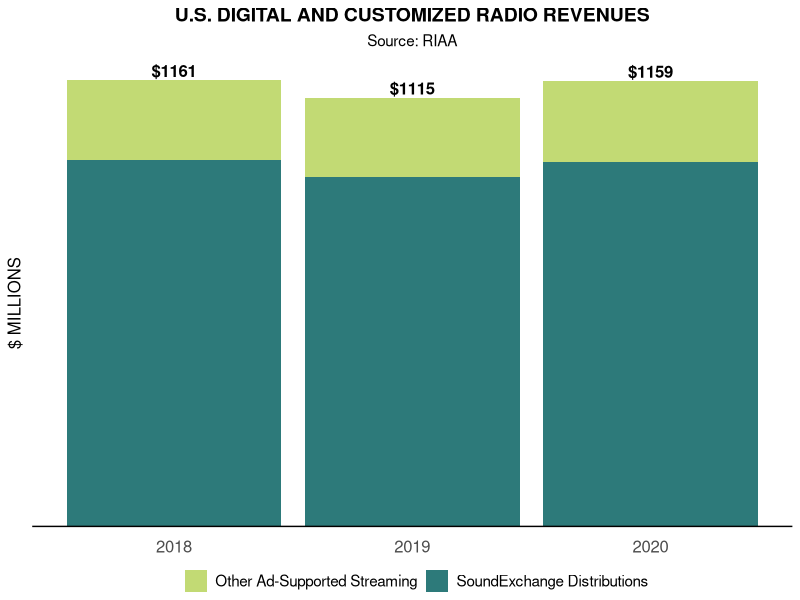

R code for this plot:
## ---- chunk 1
library(tidyverse)
options(dplyr.print_max = 1e9)
options(scipen = 100)
## ---- chunk 2
revenue_data <- read_csv("data/Revenue_Chart_Full_Data_data.csv")
## ---- chunk 3
revenue_annually = revenue_data %>%
                    select(`Year (copy)`, Format, `Value (Actual)`) %>%
                    rename(Year = `Year (copy)`,
                           Format = Format,
                           Value = `Value (Actual)`)
## ---- chunk 4
knitr::kable(head(revenue_annually))
## ---- chunk 5
revenue_annually = revenue_annually %>%
                  filter(Year >= 2018) %>%
                  arrange(Year)
## ---- chunk 6
knitr::kable(head(revenue_annually))
## ---- chunk 7
revenue_annually = revenue_annually %>%
                    group_by(Year) %>%
                    summarise(`Value (Yearly)` = sum(Value))
## ---- chunk 8
knitr::kable(revenue_annually)
## ---- chunk 9
streaming_revenue = revenue_data %>%
                      select(Year, Streaming = Format, Value = `Value (Actual)`) %>%
                      filter(Streaming %in% c("Paid Subscription",
                                           "On-Demand Streaming (Ad-Supported)",
                                           "Other Ad-Supported Streaming",
                                           "SoundExchange Distributions",
                                           "Limited Tier Paid Subscription"),
                                            Year == 2020) %>%
                      arrange(Streaming)
## ---- chunk 10
knitr::kable(head(streaming_revenue))
## ---- chunk 11
streaming_revenue = streaming_revenue %>%
                      group_by(Year)%>%
                      summarise(`Streaming Revenue` = sum(Value))
## ---- chunk 12
knitr::kable(streaming_revenue)
## ---- chunk 13
revenue_share = revenue_data %>%
                  select(Year, Format, Value= `Value (Actual)`) %>%
                  filter(Year == 2020) %>%
                  mutate(Category = case_when(
                    Format %in% c("Paid Subscription",
                                  "On-Demand Streaming (Ad-Supported)",
                                  "Other Ad-Supported Streaming",
                                  "SoundExchange Distributions",
                                  "Limited Tier Paid Subscription") ~ "Streaming",
                    Format %in% c("Synchronization") ~ "Synchronization",
                    Format %in% c("LP/EP", "CD") ~ "Physical",
                    Format %in% c("Download Album",
                                  "Download Single") ~ "Digital Downloads",
                    TRUE ~ "Other"))
## ---- chunk 14
revenue_share = revenue_share %>%
                  group_by(Category) %>%
                  summarise(Revenue_Total = sum(Value)) %>%
                  mutate(Share = round(Revenue_Total / sum(Revenue_Total),2)) %>%
                  arrange(-Share)
## ---- chunk 15
knitr::kable(revenue_share)
## ---- chunk 16
radio_revenue <- revenue_data %>%
                    select(Year, Format, Value = `Value (For Charting)`) %>%
                    filter(Year >= 2018,
                           Format %in% c("SoundExchange Distributions",
                                         "Other Ad-Supported Streaming")) %>%
                    arrange(Year)
## ---- chunk 17
radrev_annually <- radio_revenue %>%
                    group_by(Year) %>%
                    summarise(Value_Annually = sum(Value))
## ---- chunk 18
#Creating graph with ggplot
#Filled the stack bars in order with levels
g <- ggplot(radio_revenue, aes(x = Year,
                               y = Value,
                               fill = factor(Format,
                                             levels = c("Other Ad-Supported Streaming",
                                                        "SoundExchange Distributions")))) +
       geom_bar(stat = "identity") + #Bar graph will be used
       
       #Labels are created as same as the original figure.
       labs(x = "", y = "$ MILLIONS",
            title = "U.S. DIGITAL AND CUSTOMIZED RADIO REVENUES",
            subtitle = "Source: RIAA")+
  
       #Theme is updated: title, subtitle and legend are adjusted.
       theme(plot.title = element_text(size = 14, face = "bold", hjust = 0.5),
            plot.subtitle = element_text(hjust = 0.5),
            legend.position = c(0.5,0),
            legend.margin = margin(0,0,-23,0),
            legend.box.margin = margin(0,0,-23,0),
            legend.direction = "horizontal",
            legend.text = element_text(size = 11)) +
            #Filling colors: Online hex identifier is used to obtain hex values.
            scale_fill_manual("", 
                       values = c("SoundExchange Distributions"  = "#2d7a7a",
                                  "Other Ad-Supported Streaming" = "#c2da74"))
## ---- chunk 19
g + 
  #Background and axes are removed. 
  #Text of x axis and the title of y axis are resized and positioned properly.
  theme(panel.background = element_blank(),
          axis.ticks = element_blank(),
          axis.line = element_blank(),
          axis.text.y  = element_blank(),
          axis.text.x = element_text(vjust = 5, size = 12),
          axis.title.y = element_text(size = 12)) +
  #X axis  was not at the bottom of the stacked bar,
  #Therefore geom_hline() is used to create an x axis same as the original figure.
  geom_hline(yintercept = 0) +

  #Text for the value of annual revenue is created. Adjusted its text, font and position properly.
  geom_text(aes(Year, Value_Annually, 
                label = sprintf("$%d", round(Value_Annually)), fontface=2, fill = NULL),
                size = 4.25, vjust = -0.25, data = radrev_annually)
